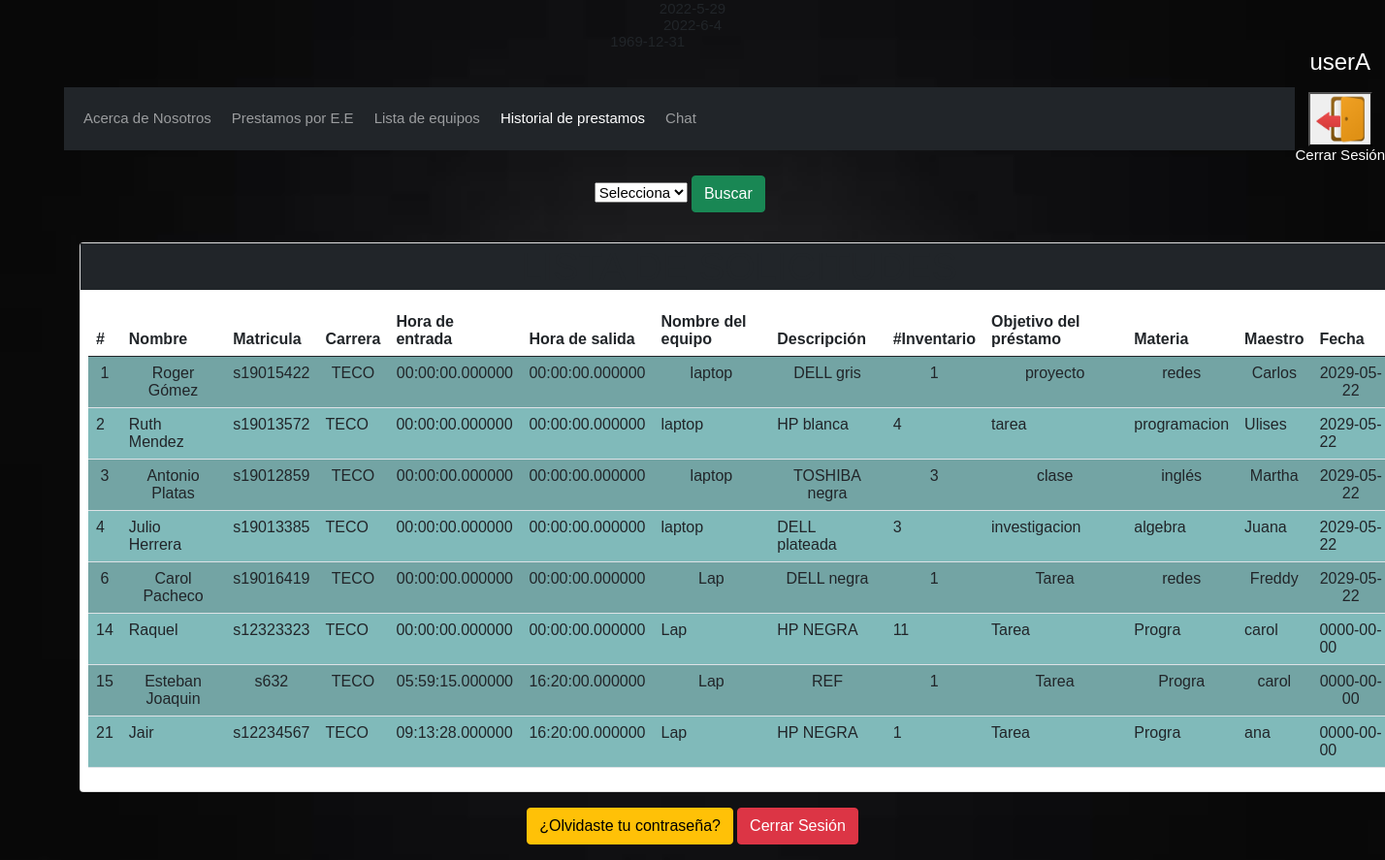
Page /ProyectoTW/profesor/prestamosEE/prestamosA.php (signed in) on the committed database.
### tables this page shows
CREATE TABLE `solicitud` (
  `codigo` int(11) NOT NULL,
  `nombre` varchar(100) DEFAULT NULL,
  `matricula` varchar(20) DEFAULT NULL,
  `carrera` varchar(20) DEFAULT NULL,
  `hora_entrada` time(6) DEFAULT NULL,
  `hora_salida` time(6) NOT NULL,
  `nom_equipo` varchar(20) DEFAULT NULL,
  `descripcion` varchar(200) DEFAULT NULL,
  `num_inventario` int(100) DEFAULT NULL,
  `objetivo_prestamo` varchar(200) DEFAULT NULL,
  `materia` varchar(100) DEFAULT NULL,
  `maestro` varchar(100) DEFAULT NULL,
  `fecha` date DEFAULT NULL
);

### ProyectoTW/profesor/prestamosEE/prestamosA.php (the view, shortened to what this page needs)
<?php
    include_once "conexion.php";
    $fechaActual = date('Y-n-j');
    $dia = $_GET['dia'];
    $second = strtotime('last  -6 days');
    $last = strtotime('next Saturday -7 days');
    echo date('Y-n-j', $last);
    echo date('Y-n-j', $second);
    if( $dia == "hoy"){
        $sentencia = $bd -> query("select * from solicitud where fecha = '$fechaActual'");
        $solicitud= $sentencia->fetchAll(PDO::FETCH_OBJ);
    }else{
        $sentencia = $bd -> query("select * from solicitud");
        $solicitud= $sentencia->fetchAll(PDO::FETCH_OBJ);
    }
?>
<!DOCTYPE html>
<html lang="en">
<head>
    <link href="https://cdn.jsdelivr.net/npm/bootstrap@5.0.2/dist/css/bootstrap.min.css" rel="stylesheet">
    <link rel="stylesheet" href="../css/estilos.css">
</head>
<body>
    <div class="usuario">
        <?php
        $usuario = $_SESSION['username'];
        echo "<p><h4>$usuario</h4></p>";
        ?>
        <figure>
            <button type="button" onclick="document.location='logout.php'"> <img src="../img/logout.png" height="50px" width="50px"> </button>
            <figcaption>Cerrar Sesión</figcaption>
        </figure>
    </div>
    <div class="container" role="main">
        <div class="c1">
            <div class="menu">
                <nav class="navbar navbar-expand-lg navbar-dark bg-dark">
                    <div class="container-fluid">
                        <div class="collapse navbar-collapse" id="navbarNav">
                            <ul class="navbar-nav">
                            <li class="nav-item">
                                    <a class="nav-link" href="../../login/welcome3.php">Acerca de Nosotros</a>
                                </li>
                                <li class="nav-item">
                                    <a class="nav-link" href="prestamos.php?materia=todas">Prestamos por E.E</a>
                                </li>
                                <li class="nav-item">
                                    <a class="nav-link" href="../equipos/equipos.php">Lista de equipos</a>
                                </li>
                                <li class="nav-item">
                                    <a class="nav-link active" aria-current="page" href="#">Historial de prestamos</a>
                                </li>
                                <li class="nav-item">
                                    <a class="nav-link" href="../chat/paginaChat">Chat</a>
                                </li>
                            </ul>
                        </div>
                    </div>
                </nav>
            </div>
        </div>
<FORM METHOD=POST ACTION="buscarD.php">
    <SELECT NAME="selCombo" SIZE=1 >
        <OPTION>Selecciona</OPTION>
    </SELECT>
  <input type="submit" class="btn btn-success" value="Buscar" action="buscarD.php" >
</FORM>
<div class="card-body">
    <div class="row justify-content-left">
        <div class="col-md-7">
            <div class="card" style="width: 85rem;">
            <h1 class="p-6 bg-dark" >LISTA DE SOLICITUDES</h1>
                <div class="p-2">
                    <table class="table lign-self-* ">
                        <thead>
                            <tr>
                                <th scope="col">#</th>
                                <th scope="col">Nombre</th>
                                <th scope="col">Matricula</th>
                                <th scope="col">Carrera</th>
                                <th scope="col">Hora de entrada</th>
                                <th scope="col">Hora de salida</th>
                                <th scope="col">Nombre del equipo</th>
                                <th scope="col">Descripción</th>
                                <th scope="col">#Inventario</th>
                                <th scope="col">Objetivo del préstamo</th>
                                <th scope="col">Materia</th>
                                <th scope="col">Maestro</th>
                                <th scope="col">Fecha</th>
                            </tr>
                        </thead>
                        <tbody>
                            <?php
                                foreach($solicitud as $dato){
                            ?>
                            <tr>
                                <td scope="row"><?php echo $dato->codigo; ?></td>
                                <td><?php echo $dato->nombre; ?></td>
                                <td><?php echo $dato->matricula; ?></td>
                                <td><?php echo $dato->carrera; ?></td>
                                <td><?php echo $dato->hora_entrada; ?></td>
                                <td><?php echo $dato->hora_salida; ?></td>
                                <td><?php echo $dato->nom_equipo; ?></td>
                                <td><?php echo $dato->descripcion; ?></td>
                                <td><?php echo $dato->num_inventario; ?></td>
                                <td><?php echo $dato->objetivo_prestamo; ?></td>
                                <td><?php echo $dato->materia; ?></td>
                                <td><?php echo $dato->maestro; ?></td>
                                <td><?php echo $dato->fecha; ?></td>
                                </tr>
                                <?php
                                    }
                                ?>
                        </tbody>
                    </table>
                </div>
            </div>
        </div>
    </div>
</div>
        <p>
            <a href="reset-password.php" class="btn btn-warning">¿Olvidaste tu contraseña?</a>
            <a href="logout.php" class="btn btn-danger ml-3">Cerrar Sesión</a>
        </p>
    </div>
</body>
</html>

### ProyectoTW/profesor/css/estilos.css (style rules this page uses)
.c1 { font-family: Helvetica; color: white; padding: 10px; width: 100%; margin-top: 3%; margin-right: auto; margin-left: auto; }
@media (min-width: 500px) { .c1 { padding: 40px; } }
@media (min-width: 800px) { .c1 { padding: 0px; } }
.usuario { margin-top: none; margin-bottom: none; float: right; position: right; color: white; }
.menu { margin-bottom: 2%; text-align: center; }
body { background-image: url("../img/background.jpg"); background-position: center center; background-repeat: no-repeat; background-attachment: fixed; background-size: cover; text-align: center; font: 15px sans-serif; }
h1 { padding-bottom: -10; }
.menu a { padding: 15px; line-height: normal; text-decoration: none; color: white; transition: all 0.3s ease; border-bottom: 2px solid transparent; font-size: 15px; margin-right: 5px; }
button { text-align: center; }
tbody tr:nth-child(odd) { background-color: #3d8181b8; text-align: center; }
tbody tr:nth-child(even) { background-color: #4fa0a0b8; }

### rows in the picture
solicitud: codigo "1", nombre "Roger Gómez", matricula "s19015422", carrera "TECO", hora_entrada "00:00:00.000000", hora_salida "00:00:00.000000", nom_equipo "laptop", descripcion "DELL gris", num_inventario "1", objetivo_prestamo "proyecto", materia "redes", maestro "Carlos", fecha "2029-05-22"
solicitud: codigo "2", nombre "Ruth Mendez", matricula "s19013572", carrera "TECO", hora_entrada "00:00:00.000000", hora_salida "00:00:00.000000", nom_equipo "laptop", descripcion "HP blanca", num_inventario "4", objetivo_prestamo "tarea", materia "programacion", maestro "Ulises", fecha "2029-05-22"
solicitud: codigo "3", nombre "Antonio Platas", matricula "s19012859", carrera "TECO", hora_entrada "00:00:00.000000", hora_salida "00:00:00.000000", nom_equipo "laptop", descripcion "TOSHIBA negra", num_inventario "3", objetivo_prestamo "clase", materia "inglés", maestro "Martha", fecha "2029-05-22"
solicitud: codigo "4", nombre "Julio Herrera", matricula "s19013385", carrera "TECO", hora_entrada "00:00:00.000000", hora_salida "00:00:00.000000", nom_equipo "laptop", descripcion "DELL plateada", num_inventario "3", objetivo_prestamo "investigacion", materia "algebra", maestro "Juana", fecha "2029-05-22"
solicitud: codigo "6", nombre "Carol Pacheco", matricula "s19016419", carrera "TECO", hora_entrada "00:00:00.000000", hora_salida "00:00:00.000000", nom_equipo "Lap", descripcion "DELL negra", num_inventario "1", objetivo_prestamo "Tarea", materia "redes", maestro "Freddy", fecha "2029-05-22"
solicitud: codigo "14", nombre "Raquel", matricula "s12323323", carrera "TECO", hora_entrada "00:00:00.000000", hora_salida "00:00:00.000000", nom_equipo "Lap", descripcion "HP NEGRA", num_inventario "11", objetivo_prestamo "Tarea", materia "Progra", maestro "carol", fecha "0000-00-00"
solicitud: codigo "15", nombre "Esteban Joaquin", matricula "s632", carrera "TECO", hora_entrada "05:59:15.000000", hora_salida "16:20:00.000000", nom_equipo "Lap", descripcion "REF", num_inventario "1", objetivo_prestamo "Tarea", materia "Progra", maestro "carol", fecha "0000-00-00"
solicitud: codigo "21", nombre "Jair", matricula "s12234567", carrera "TECO", hora_entrada "09:13:28.000000", hora_salida "16:20:00.000000", nom_equipo "Lap", descripcion "HP NEGRA", num_inventario "1", objetivo_prestamo "Tarea", materia "Progra", maestro "ana", fecha "0000-00-00"

### other values in the picture
$usuario "userA"
